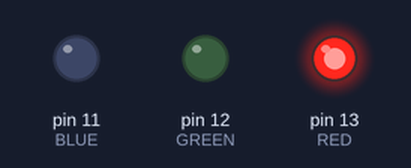
Recording of a sketch running on a simulated Arduino Uno, built with avr-gcc and run on an emulated ATmega328P. On the bench: output pins drawn as LEDs (lit = HIGH).

Above: at 0.5 s.
At 1.5 s:
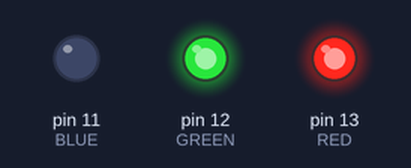
At 2.5 s:
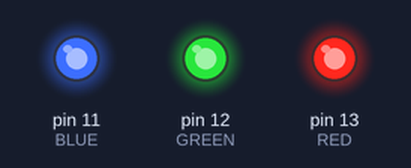
At 5.5 s:
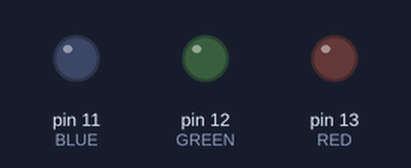
Timing chart, 0 to 7.8 s (numbered marks = the images above):
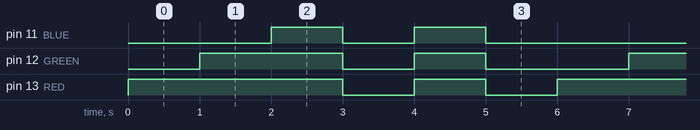

Measured:
- by itself, pin 11 (BLUE): repeats every 6.0 s: LOW 1.0 s, HIGH 1.0 s, LOW 3.0 s, HIGH 1.0 s
- by itself, pin 12 (GREEN): repeats every 6.0 s: LOW 1.0 s, HIGH 1.0 s, LOW 2.0 s, HIGH 2.0 s
- by itself, pin 13 (RED): repeats every 6.0 s: LOW 1.0 s, HIGH 1.0 s, LOW 1.0 s, HIGH 3.0 s

The sketch:

sketch_apr19a.ino
```cpp
int BLUE = 11; // 13번 핀에 LED를 연결하였다는 뜻이다.
int RED = 13;
int GREEN = 12;

void setup() {
  // put your setup code here, to run once:
  pinMode(BLUE, OUTPUT); // 13번 핀을 출력으로 설정
  pinMode(RED, OUTPUT);
  pinMode(GREEN, OUTPUT);
}

void loop() {
  // put your main code here, to run repeatedly:

  // 하나씩 켠다.
  digitalWrite(RED, HIGH); // 13번 핀에 하이값을 준다.
  delay(1000); // 지연 : 500ms
  digitalWrite(GREEN, HIGH);
  delay(1000);
  digitalWrite(BLUE, HIGH);
  delay(1000);

  // 모든 LED를 끈다.
  digitalWrite(RED, LOW);
  digitalWrite(GREEN, LOW);
  digitalWrite(BLUE, LOW);
  delay(1000);

  // 모든 LED를 다시 켠다.
  digitalWrite(RED, HIGH);
  digitalWrite(GREEN, HIGH);
  digitalWrite(BLUE, HIGH);
  delay(1000);

  // 모든 LED를 다시 끈다.
  digitalWrite(RED, LOW);
  digitalWrite(GREEN, LOW);
  digitalWrite(BLUE, LOW);
  delay(1000);
}

// digitalWrite : 핀 번호와 HIGH, LOW 값을 받아 신호를 출력한다.
// HIGH = 5v
// LOW = 0v

// 128p는 칩이 더 크고 핀이 더욱 많다.
// USB 전원 : 5V
// PIN : 칩의 특성 - 40mA로 제한이 걸려버린다. 그라운드는 200mA로 제한됨
```
